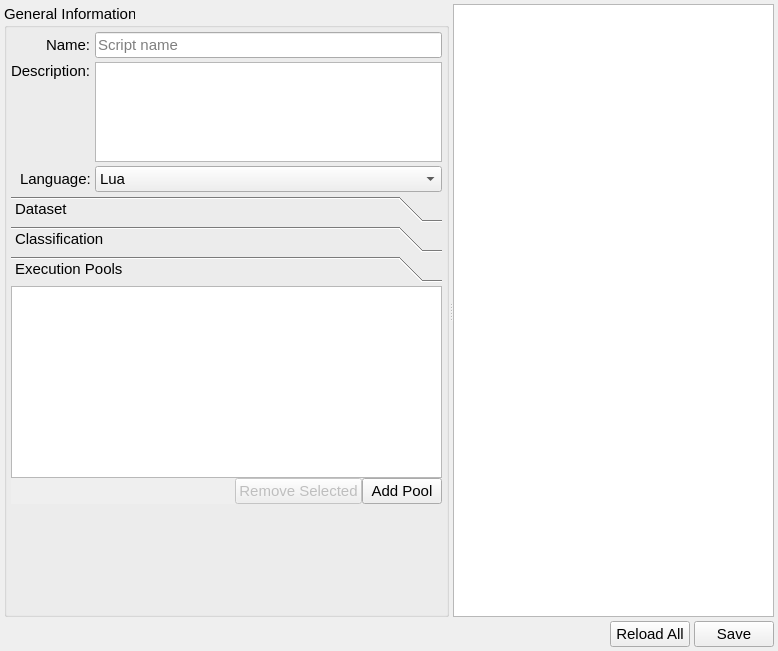
<?xml version="1.0" encoding="UTF-8"?>
<ui version="4.0">
 <class>ScriptDescriptionWidget</class>
 <widget class="QWidget" name="ScriptDescriptionWidget">
  <property name="geometry">
   <rect>
    <x>0</x>
    <y>0</y>
    <width>778</width>
    <height>651</height>
   </rect>
  </property>
  <property name="minimumSize">
   <size>
    <width>512</width>
    <height>480</height>
   </size>
  </property>
  <property name="font">
   <font>
    <pointsize>11</pointsize>
   </font>
  </property>
  <property name="windowTitle">
   <string>Script Editor</string>
  </property>
  <layout class="QVBoxLayout" name="verticalLayout_6">
   <property name="spacing">
    <number>4</number>
   </property>
   <property name="leftMargin">
    <number>4</number>
   </property>
   <property name="topMargin">
    <number>4</number>
   </property>
   <property name="rightMargin">
    <number>4</number>
   </property>
   <property name="bottomMargin">
    <number>4</number>
   </property>
   <item>
    <widget class="QSplitter" name="splitter">
     <property name="orientation">
      <enum>Qt::Horizontal</enum>
     </property>
     <widget class="QWidget" name="layoutWidget">
      <layout class="QVBoxLayout" name="verticalLayout" stretch="0">
       <property name="spacing">
        <number>2</number>
       </property>
       <item>
        <widget class="QGroupBox" name="groupBox">
         <property name="font">
          <font>
           <pointsize>11</pointsize>
          </font>
         </property>
         <property name="title">
          <string>General Information</string>
         </property>
         <layout class="QVBoxLayout" name="verticalLayout_4">
          <property name="spacing">
           <number>4</number>
          </property>
          <property name="leftMargin">
           <number>4</number>
          </property>
          <property name="topMargin">
           <number>4</number>
          </property>
          <property name="rightMargin">
           <number>4</number>
          </property>
          <property name="bottomMargin">
           <number>4</number>
          </property>
          <item>
           <layout class="QGridLayout" name="gridLayout">
            <item row="1" column="1">
             <widget class="QPlainTextEdit" name="plainTextEditScriptDescirption">
              <property name="maximumSize">
               <size>
                <width>16777215</width>
                <height>100</height>
               </size>
              </property>
              <property name="font">
               <font>
                <pointsize>11</pointsize>
               </font>
              </property>
              <property name="documentTitle">
               <string/>
              </property>
              <property name="plainText">
               <string/>
              </property>
              <property name="placeholderText">
               <string>Script Description</string>
              </property>
             </widget>
            </item>
            <item row="0" column="1">
             <widget class="QLineEdit" name="lineEditScriptName">
              <property name="font">
               <font>
                <pointsize>11</pointsize>
               </font>
              </property>
              <property name="placeholderText">
               <string>Script name</string>
              </property>
             </widget>
            </item>
            <item row="1" column="0" alignment="Qt::AlignRight|Qt::AlignTop">
             <widget class="QLabel" name="label_2">
              <property name="font">
               <font>
                <pointsize>11</pointsize>
               </font>
              </property>
              <property name="text">
               <string>Description:</string>
              </property>
             </widget>
            </item>
            <item row="2" column="1">
             <widget class="QComboBox" name="comboBoxsScirptLanguage">
              <property name="font">
               <font>
                <pointsize>11</pointsize>
               </font>
              </property>
              <property name="editable">
               <bool>false</bool>
              </property>
              <item>
               <property name="text">
                <string>Lua</string>
               </property>
              </item>
             </widget>
            </item>
            <item row="2" column="0" alignment="Qt::AlignRight|Qt::AlignVCenter">
             <widget class="QLabel" name="label_3">
              <property name="font">
               <font>
                <pointsize>11</pointsize>
               </font>
              </property>
              <property name="text">
               <string>Language:</string>
              </property>
             </widget>
            </item>
            <item row="0" column="0" alignment="Qt::AlignRight">
             <widget class="QLabel" name="label">
              <property name="font">
               <font>
                <pointsize>11</pointsize>
               </font>
              </property>
              <property name="text">
               <string>Name:</string>
              </property>
             </widget>
            </item>
           </layout>
          </item>
          <item>
           <widget class="QToolBox" name="toolBoxClassification">
            <property name="currentIndex">
             <number>2</number>
            </property>
            <property name="tabSpacing">
             <number>4</number>
            </property>
            <widget class="QWidget" name="pageDataset">
             <property name="geometry">
              <rect>
               <x>0</x>
               <y>0</y>
               <width>422</width>
               <height>268</height>
              </rect>
             </property>
             <attribute name="label">
              <string>Dataset</string>
             </attribute>
             <layout class="QVBoxLayout" name="verticalLayout_2">
              <property name="spacing">
               <number>0</number>
              </property>
              <property name="leftMargin">
               <number>0</number>
              </property>
              <property name="topMargin">
               <number>0</number>
              </property>
              <property name="rightMargin">
               <number>0</number>
              </property>
              <property name="bottomMargin">
               <number>0</number>
              </property>
              <item>
               <widget class="QTableView" name="tableViewDataset">
                <property name="font">
                 <font>
                  <pointsize>11</pointsize>
                 </font>
                </property>
                <property name="selectionMode">
                 <enum>QAbstractItemView::SingleSelection</enum>
                </property>
                <property name="selectionBehavior">
                 <enum>QAbstractItemView::SelectRows</enum>
                </property>
                <attribute name="horizontalHeaderMinimumSectionSize">
                 <number>20</number>
                </attribute>
                <attribute name="verticalHeaderDefaultSectionSize">
                 <number>20</number>
                </attribute>
                <attribute name="verticalHeaderMinimumSectionSize">
                 <number>20</number>
                </attribute>
               </widget>
              </item>
              <item>
               <layout class="QHBoxLayout" name="horizontalLayout_3">
                <item>
                 <spacer name="horizontalSpacer_2">
                  <property name="orientation">
                   <enum>Qt::Horizontal</enum>
                  </property>
                  <property name="sizeHint" stdset="0">
                   <size>
                    <width>40</width>
                    <height>20</height>
                   </size>
                  </property>
                 </spacer>
                </item>
                <item>
                 <widget class="QPushButton" name="pushButtonremoveAttributeToDataset">
                  <property name="enabled">
                   <bool>false</bool>
                  </property>
                  <property name="font">
                   <font>
                    <pointsize>11</pointsize>
                   </font>
                  </property>
                  <property name="text">
                   <string>Remove Attribute</string>
                  </property>
                 </widget>
                </item>
                <item>
                 <widget class="QPushButton" name="pushButtonAddAttributeToDataset">
                  <property name="font">
                   <font>
                    <pointsize>11</pointsize>
                   </font>
                  </property>
                  <property name="text">
                   <string>Add Attribute</string>
                  </property>
                 </widget>
                </item>
               </layout>
              </item>
             </layout>
             <zorder>groupBoxDataset</zorder>
             <zorder>tableViewDataset</zorder>
             <zorder>layoutWidget_2</zorder>
            </widget>
            <widget class="QWidget" name="pageClassification">
             <property name="geometry">
              <rect>
               <x>0</x>
               <y>0</y>
               <width>422</width>
               <height>255</height>
              </rect>
             </property>
             <attribute name="label">
              <string>Classification</string>
             </attribute>
             <layout class="QVBoxLayout" name="verticalLayout_3">
              <property name="spacing">
               <number>0</number>
              </property>
              <property name="leftMargin">
               <number>0</number>
              </property>
              <property name="topMargin">
               <number>0</number>
              </property>
              <property name="rightMargin">
               <number>0</number>
              </property>
              <property name="bottomMargin">
               <number>0</number>
              </property>
              <item>
               <widget class="QListView" name="listViewClassifications">
                <property name="enabled">
                 <bool>true</bool>
                </property>
                <property name="editTriggers">
                 <set>QAbstractItemView::NoEditTriggers</set>
                </property>
               </widget>
              </item>
              <item>
               <layout class="QHBoxLayout" name="horizontalLayout_4">
                <item>
                 <spacer name="horizontalSpacer">
                  <property name="orientation">
                   <enum>Qt::Horizontal</enum>
                  </property>
                  <property name="sizeHint" stdset="0">
                   <size>
                    <width>40</width>
                    <height>20</height>
                   </size>
                  </property>
                 </spacer>
                </item>
                <item>
                 <widget class="QPushButton" name="pushButtonRemoveSelectedClass">
                  <property name="enabled">
                   <bool>false</bool>
                  </property>
                  <property name="font">
                   <font>
                    <pointsize>11</pointsize>
                   </font>
                  </property>
                  <property name="text">
                   <string>Remove Selected</string>
                  </property>
                 </widget>
                </item>
                <item>
                 <widget class="QPushButton" name="pushButtonSelectClass">
                  <property name="font">
                   <font>
                    <pointsize>11</pointsize>
                   </font>
                  </property>
                  <property name="text">
                   <string>Add Class</string>
                  </property>
                 </widget>
                </item>
               </layout>
              </item>
             </layout>
            </widget>
            <widget class="QWidget" name="pageExecutionPools">
             <attribute name="label">
              <string>Execution Pools</string>
             </attribute>
             <layout class="QVBoxLayout" name="verticalLayout_7">
              <property name="spacing">
               <number>0</number>
              </property>
              <property name="leftMargin">
               <number>0</number>
              </property>
              <property name="topMargin">
               <number>0</number>
              </property>
              <property name="rightMargin">
               <number>0</number>
              </property>
              <property name="bottomMargin">
               <number>0</number>
              </property>
              <item>
               <widget class="QListView" name="listViewExecutionPools">
                <property name="enabled">
                 <bool>true</bool>
                </property>
                <property name="editTriggers">
                 <set>QAbstractItemView::NoEditTriggers</set>
                </property>
               </widget>
              </item>
              <item>
               <layout class="QHBoxLayout" name="horizontalLayout_6">
                <item>
                 <spacer name="horizontalSpacer_3">
                  <property name="orientation">
                   <enum>Qt::Horizontal</enum>
                  </property>
                  <property name="sizeHint" stdset="0">
                   <size>
                    <width>40</width>
                    <height>20</height>
                   </size>
                  </property>
                 </spacer>
                </item>
                <item>
                 <widget class="QPushButton" name="pushButtonRemoveSelectedExecutionPools">
                  <property name="enabled">
                   <bool>false</bool>
                  </property>
                  <property name="font">
                   <font>
                    <pointsize>11</pointsize>
                   </font>
                  </property>
                  <property name="text">
                   <string>Remove Selected</string>
                  </property>
                 </widget>
                </item>
                <item>
                 <widget class="QPushButton" name="pushButtonSelectExecutionPools">
                  <property name="font">
                   <font>
                    <pointsize>11</pointsize>
                   </font>
                  </property>
                  <property name="text">
                   <string>Add Pool</string>
                  </property>
                 </widget>
                </item>
               </layout>
              </item>
             </layout>
            </widget>
           </widget>
          </item>
          <item>
           <spacer name="verticalSpacer">
            <property name="orientation">
             <enum>Qt::Vertical</enum>
            </property>
            <property name="sizeHint" stdset="0">
             <size>
              <width>20</width>
              <height>40</height>
             </size>
            </property>
           </spacer>
          </item>
         </layout>
        </widget>
       </item>
      </layout>
     </widget>
     <widget class="QWidget" name="layoutWidget">
      <layout class="QVBoxLayout" name="verticalLayout_5">
       <property name="spacing">
        <number>4</number>
       </property>
       <item>
        <widget class="CodeEditor" name="textEditSourceCode">
         <property name="font">
          <font>
           <pointsize>11</pointsize>
          </font>
         </property>
        </widget>
       </item>
      </layout>
     </widget>
    </widget>
   </item>
   <item>
    <layout class="QHBoxLayout" name="horizontalLayout_5">
     <property name="spacing">
      <number>4</number>
     </property>
     <item>
      <spacer name="horizontalSpacer_4">
       <property name="orientation">
        <enum>Qt::Horizontal</enum>
       </property>
       <property name="sizeHint" stdset="0">
        <size>
         <width>40</width>
         <height>20</height>
        </size>
       </property>
      </spacer>
     </item>
     <item>
      <widget class="QPushButton" name="pushButtonUpdateAll">
       <property name="font">
        <font>
         <pointsize>11</pointsize>
        </font>
       </property>
       <property name="text">
        <string>Reload All</string>
       </property>
      </widget>
     </item>
     <item>
      <widget class="QPushButton" name="pushButtonSaveScript">
       <property name="enabled">
        <bool>true</bool>
       </property>
       <property name="font">
        <font>
         <pointsize>11</pointsize>
        </font>
       </property>
       <property name="text">
        <string>Save</string>
       </property>
      </widget>
     </item>
    </layout>
   </item>
  </layout>
 </widget>
 <customwidgets>
  <customwidget>
   <class>CodeEditor</class>
   <extends>QTextEdit</extends>
   <header>script/editor/CodeEditor.h</header>
  </customwidget>
 </customwidgets>
 <resources/>
 <connections/>
 <slots>
  <slot>onModify()</slot>
 </slots>
</ui>
